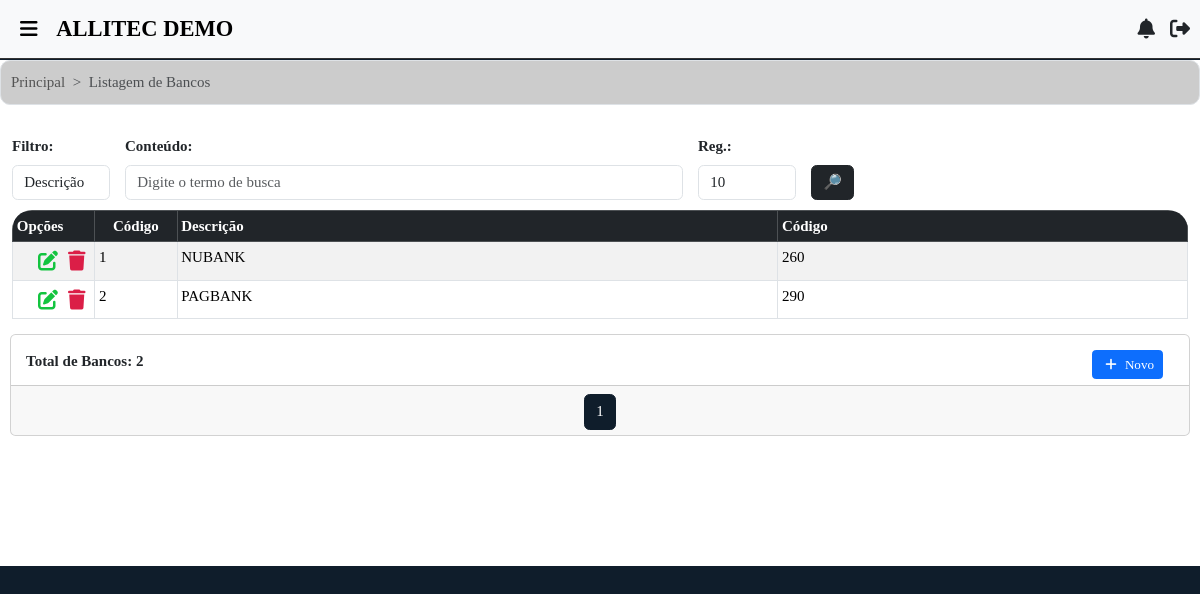
/bancos/lista/ (signed in), run on the app's committed database.
### filiais/models.py (models this page shows, shortened)
class Usuario(AbstractUser):
    empresa = models.ForeignKey(Empresa, on_delete=models.CASCADE, related_name="usuarios", null=True, blank=True)
    filial_user = models.ForeignKey(Filial, on_delete=models.SET_NULL, null=True, blank=True, related_name="usuarios")
    codigo_local = models.PositiveIntegerField(blank=True, null=True)
    gerar_senha_lib = models.BooleanField(default=False, verbose_name='Gerar Senha de Liberação')
    senha_liberacao = models.CharField(max_length=20, blank=True, null=True, verbose_name='Senha de Liberação')
    is_master = models.BooleanField(default=False)
    class Meta:
        unique_together = ('username', 'empresa')

class Filial(models.Model):
    situacao = models.CharField(
        max_length=10,
        verbose_name="Situação",
        choices=[
            ('Ativa', 'Ativa'),
            ('Inativa', 'Inativa')
        ]
    )
    layout_contrato = models.CharField(
        max_length=10,
        verbose_name="Layout Contrato",
        choices=[
            ('Layout 1', 'Layout 1'),
            ('Layout 2', 'Layout 2')
        ],
        default="Layout 1"
    )
    tp_chave = models.CharField(
        max_length=20,
        verbose_name="Tipo de Chave Pix",
        choices=[
            ('CPF', 'CPF'),
            ('CNPJ', 'CNPJ'),
            ('E-mail', 'E-mail'),
            ('Telefone', 'Telefone'),
            ('Chave Aleatória', 'Chave Aleatória')
        ]
    )
    chave_pix = models.CharField(
        max_length=100,
        verbose_name="Chave Pix"
    )
    banco_fil = models.ForeignKey('bancos.Banco', on_delete=models.CASCADE, null=True, blank=True)
    beneficiario = models.CharField(max_length=255, verbose_name='Nome Beneficiário')
    info_comp = models.TextField(default="Obrigado pela preferência!", blank=True)
    info_orcamento = models.TextField(default="*Caro cliente, caso você encontre um orçamento com valor inferior, podemos analisar o orçamento concorrente para fecharmos negócio.", blank=True)
    cnpj = models.CharField(max_length=20, verbose_name='CNPJ')
    ie = models.CharField(max_length=20, verbose_name='Inscrição Estadual')
    razao_social = models.CharField(max_length=100, verbose_name='Razão Social')
    fantasia = models.CharField(max_length=100, verbose_name='Fantasia')
    endereco = models.CharField(max_length=100, verbose_name='Endereço')
    cep = models.CharField(max_length=10, verbose_name='CEP')
    numero = models.CharField(max_length=10, verbose_name='Nº')
    bairro_fil = models.ForeignKey('bairros.Bairro', on_delete=models.SET_NULL, null=True)
    complem = models.CharField(max_length=20, verbose_name='Complemento', blank=True)
    cidade_fil = models.ForeignKey('cidades.Cidade', on_delete=models.SET_NULL, null=True)
    uf = models.ForeignKey('estados.Estado', on_delete=models.SET_NULL, null=True)
    tel = models.CharField(max_length=15, verbose_name='Fone')
    email = models.EmailField(max_length=40, verbose_name='E-mail')
    fantasia_normalizado = models.CharField(max_length=255, editable=False)
    logo = models.FileField(upload_to='logo/', null=True, blank=True, default='default_logo.png')
    vinc_emp = models.ForeignKey(Empresa, on_delete=models.CASCADE)
    dt_criacao = models.CharField(
        max_length=30,
        verbose_name='Data de Registro',
        default=data_hoje_formatada
    )
    dt_inativacao = models.CharField(max_length=30, verbose_name='Data de Inativação', blank=True, null=True)
    principal = models.BooleanField(default=False, verbose_name='Filial Principal')
    vinculada_a = models.ForeignKey('self', null=True, blank=True, on_delete=models.CASCADE, related_name='filiais_secundarias', verbose_name='Filial Vinculada à')
    class Meta:
        verbose_name_plural = "Filiais"

### bancos/models.py (models this page shows, shortened)
class Banco(models.Model):
    nome_banco = models.CharField(
        max_length=100,
        verbose_name="Nome"
    )
    cod_banco = models.CharField(
        max_length=100,
        verbose_name="Código Banco"
    )
    vinc_emp = models.ForeignKey('empresas.Empresa', on_delete=models.CASCADE, null=True, blank=True)
    class Meta:
        verbose_name_plural = "Bancos"

### bancos/views.py (the view)
# urls.py: path("lista/", views.lista_bancos, name='lista-bancos'),
@verifica_permissao('bancos.view_banco')
@login_required
def lista_bancos(request):
    s = request.GET.get('s')
    tp = request.GET.get('tp')
    reg = request.GET.get('reg', '10')
    bancos = Banco.objects.filter(vinc_emp=request.user.empresa)
    if tp == 'desc' and s:
        norm_s = remove_accents(s).lower()
        bancos = bancos.filter(banco_normalizado__icontains=norm_s).order_by('nome_banco')
    elif tp == 'cod' and s:
        try:
            bancos = bancos.filter(id__iexact=s).order_by('nome_banco')
        except ValueError:
            bancos = Banco.objects.none()
    if reg == 'todos':
        num_pagina = bancos.count() or 1
    else:
        try:
            num_pagina = int(reg) if int(reg) > 0 else 1
        except ValueError:
            num_pagina = 10  # Valor padrão
    paginator = Paginator(bancos, num_pagina)
    page = request.GET.get('page')
    bancos = paginator.get_page(page)
    return render(request, 'bancos/lista.html', {
        'bancos': bancos,
        's': s,
        'tp': tp,
        'reg': reg,
    })

### templates/bancos/lista.html (shortened to what this page needs)
{% extends 'base.html' %}
{% load static %}
{% block content %}
    <div class="container-fluid bg-white">
        <nav style="--bs-breadcrumb-divider: '>';" aria-label="breadcrumb">
            <ol class="breadcrumb">
                <li class="breadcrumb-item"><a href="{% url 'inicio' %}" id="item-naveg">Principal</a></li>
                <li class="breadcrumb-item active" aria-current="page">Listagem de Bancos</li>
            </ol>
        </nav>
        <form method="GET" id="search-form" style="margin-left: 1%; margin-right: 1%;">
            <div class="row g-3 align-items-end">
                <div class="col-md-1 search-div">
                    <label class="form-label">Filtro:</label>
                    <select name="tp" id="tp" class="form-control">
                        <option value="desc" {% if request.GET.tp == 'desc' %}selected{% endif %}>Descrição</option>
                    </select>
                </div>
                <div class="col-md-2 search-div flex-md-fill">
                    <label class="form-label">Conteúdo:</label>
                    <input class="form-control" type="text" name="s" id="s" placeholder="Digite o termo de busca" value="{{ request.GET.s }}">
                </div>
                <div class="col-md-1 search-div">
                    <label class="form-label">Reg.:</label>
                    <select class="form-control" id="qtd_reg" name="reg">
                        <option value="10" {% if request.GET.reg == '10' %}selected{% endif %}>10</option>
                    </select>
                </div>
                <div class="col search-div d-flex justify-content-start">
                    <button class="btn btn-dark" title="Consultar clientes" type="submit" id="data-btn" data-bs-toggle="modal" data-bs-target="#loadingModal">🔎</button>
                </div>
            </div>
        </form>
        <div class="table-container" style="margin-left: 1%; margin-right: 1%;">
            <table class="table table-bordered table-responsive-md table-rounded table-striped" id="tabelas-lista">
                <thead thead class="table-dark">
                    <tr>
                        <th scope="col" style="text-align: justify; width: 7%;">Opções</th>
                        <th scope="col" style="text-align: center; width: 7%;">Código</th>
                        <th scope="col" style="align-items: center;">Descrição</th>
                        <th scope="col" style="align-items: center;">Código</th>
                    </tr>
                </thead>
                <tbody>
                    {% for banco in bancos %}
                        <tr>
                            <td style="width: 80px;">
                                <span>
                                    <i class="fas fa-trash" title="Deletar" data-bs-toggle="modal" data-bs-target="#modal-{{ banco.id }}"></i>
                                </span>
                                <a href="{% url 'att-banco' banco.id %}" class="btn-permissao"
                                  data-permissao="bancos.change_banco"
                                  data-msg-negado="Seu usuário não pode editar bancos!"><span><i class="fas fa-edit" title="Editar"></i></span></a>
                            </td>
                            <td style="align-items: center;">{{ banco.id }}</td>
                            <td class="text-uppercase" style="align-items: center;">{{ banco.nome_banco }}</td>
                            <td style="align-items: center;">{{ banco.cod_banco }}</td>
                        </tr>
                    {% empty %}
                    <tr>
                        <td colspan="8" class="me-auto" style="text-align: center;">
                            Nenhum banco encontrado.
                        </td>
                    </tr>
                    {% endfor %}
                </tbody>
            </table>
        </div>
        <div class="card">
            <div class="card-body" style="max-height: 50px;">
                <strong>Total de Bancos: {{ bancos|length }}</strong>
                <a id="add-link" href="{% url 'add-banco' %}" style="margin-left: 1%; margin-right: 1%; float: right;" class="btn-permissao" data-permissao="bancos.add_banco" data-msg-negado="Seu usuário não pode adicionar bancos!">
                    <button type="button" class="btn btn-primary btn-sm" id="add-banco"><i class="fas fa-plus"></i> Novo</button>
                </a>
            </div>
            <div class="card-footer text-body-secondary">
                <nav aria-label="Page navigation example" style="padding-bottom: 1px;">
                    <ul class="pagination justify-content-center">
                        {% for num in bancos.paginator.page_range %}
                            {% if num >= bancos.number|add:'-2' and num <= bancos.number|add:'2' %}
                                {% if bancos.number == num %}
                                    <li class="page-item active" aria-current="page">
                                        <span class="page-link" style="background-color: #0f1d2b; color: white;">{{ num }}</span>
                                    </li>
                                {% else %}
                                    <li class="page-item">
                                        <a class="page-link" style="color: #0f1d2b;" href="?page={{ num }}{% for key, value in request.GET.items %}{% if key != 'page' %}&{{ key }}={{ value }}{% endif %}{% endfor %}">{{ num }}</a>
                                    </li>
                                {% endif %}
                            {% endif %}
                        {% endfor %}
                    </ul>
                </nav>
            </div>
        </div>
    </div>
{% endblock %}

### templates/base.html (shortened to what this page needs)
<!doctype html>
{% load static %}
<html lang="pt-BR">
<head>
    <link href="https://cdn.jsdelivr.net/npm/bootstrap@5.3.2/dist/css/bootstrap.min.css" rel="stylesheet">
    <link href="https://cdn.jsdelivr.net/npm/select2@4.1.0-rc.0/dist/css/select2.min.css" rel="stylesheet" />
    <link rel="stylesheet" href="https://code.jquery.com/ui/1.14.1/themes/base/jquery-ui.css">
    <link rel="stylesheet" type="text/css" href="https://cdn.jsdelivr.net/npm/toastify-js/src/toastify.min.css">
    <link rel="stylesheet" href="{% static 'css/styles.css' %}">
</head>
<body>
    <div class="container-fluid">
        {% if user.is_authenticated %}
            <nav class="navbar fixed-top navbar-expand-lg bg-body-tertiary">
                <div class="container-fluid">
                    <div class="d-flex align-items-center">
                        <i class="navbar-brand fa-solid fa-bars"
                           style="margin-left: 20px; font-size: 20px;"
                           data-bs-toggle="offcanvas"
                           href="#offcanvasExample"
                           role="button"
                           aria-controls="offcanvasExample"></i>
                        {% if request.user.is_superuser %}
                            <a class="navbar-brand ms-1" href="{% url 'lista-empresas' %}" style="text-decoration: none;">
                                <div class="text-uppercase" style="font-size: 1.5rem; font-weight: bold;">
                                    ADMINISTRAÇÃO
                                </div>
                            </a>
                        {% else %}
                            <a class="navbar-brand ms-1" href="{% url 'inicio' %}" style="text-decoration: none;">
                                <div class="text-uppercase" style="font-size: 1.5rem; font-weight: bold;">
                                    {{ request.user.filial_user.fantasia }}
                                </div>
                            </a>
                        {% endif %}
                    </div>
                    <div class="d-flex align-items-center ms-auto" style="font-size: 20px; margin-right: 10px;">
                        <div class="nav-item dropdown">
                            <a class="nav-link" href="#" id="notificationsDropdown" role="button"
                               data-bs-toggle="dropdown" aria-expanded="false">
                                <i class="fas fa-bell"></i>
                            </a>
                        </div>
                        {% if request.user.is_superuser %}
                            <div class="nav-item ms-3">
                                <a class="nav-link" href="{% url 'logout-view-superuser' %}" title="Sair"
                                   onclick="showLoadingModal()">
                                    <i class="fa-solid fa-right-from-bracket"></i>
                                </a>
                            </div>
                        {% else %}
                            <div class="nav-item ms-3">
                                <a class="nav-link" href="{% url 'logout-view' %}" title="Sair"
                                   onclick="showLoadingModal()">
                                    <i class="fa-solid fa-right-from-bracket"></i>
                                </a>
                            </div>
                        {% endif %}
                    </div>
                </div>
            </nav>
        {% endif %}
    </div>
    {% block content %}{% endblock %}
</body>
</html>

### data on the page
Usuario: user.filial_user.fantasia "ALLITEC DEMO"
Banco: id "1", nome_banco "NUBANK", cod_banco "260"
Banco: id "2", nome_banco "PAGBANK", cod_banco "290"

### other printed values
{{ bancos|length }} "2"
{{ num }} "1"
